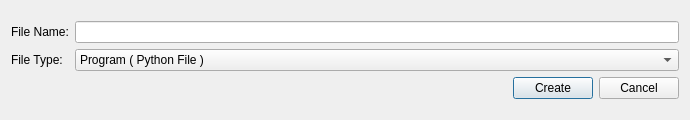
<?xml version="1.0" encoding="UTF-8"?>
<ui version="4.0">
 <class>NewFileDialog</class>
 <widget class="QDialog" name="NewFileDialog">
  <property name="geometry">
   <rect>
    <x>0</x>
    <y>0</y>
    <width>690</width>
    <height>120</height>
   </rect>
  </property>
  <property name="windowTitle">
   <string>New File</string>
  </property>
  <property name="styleSheet">
   <string notr="true"/>
  </property>
  <layout class="QGridLayout" name="gridLayout">
   <item row="0" column="0">
    <layout class="QVBoxLayout" name="verticalLayout_3">
     <item>
      <layout class="QHBoxLayout" name="horizontalLayout_2">
       <item>
        <layout class="QVBoxLayout" name="verticalLayout">
         <item>
          <widget class="QLabel" name="label">
           <property name="text">
            <string>File Name:</string>
           </property>
          </widget>
         </item>
         <item>
          <widget class="QLabel" name="label_2">
           <property name="text">
            <string>File Type:</string>
           </property>
          </widget>
         </item>
        </layout>
       </item>
       <item>
        <layout class="QVBoxLayout" name="verticalLayout_2">
         <item>
          <widget class="QLineEdit" name="fileName"/>
         </item>
         <item>
          <widget class="QComboBox" name="fileTypeComboBox">
           <item>
            <property name="text">
             <string>Program ( Python File )</string>
            </property>
           </item>
          </widget>
         </item>
        </layout>
       </item>
      </layout>
     </item>
     <item>
      <layout class="QHBoxLayout" name="horizontalLayout">
       <item>
        <spacer name="horizontalSpacer">
         <property name="orientation">
          <enum>Qt::Horizontal</enum>
         </property>
         <property name="sizeHint" stdset="0">
          <size>
           <width>40</width>
           <height>20</height>
          </size>
         </property>
        </spacer>
       </item>
       <item>
        <widget class="QPushButton" name="createButton">
         <property name="text">
          <string>Create</string>
         </property>
        </widget>
       </item>
       <item>
        <widget class="QPushButton" name="cancelButton">
         <property name="text">
          <string>Cancel</string>
         </property>
        </widget>
       </item>
      </layout>
     </item>
    </layout>
   </item>
  </layout>
 </widget>
 <resources/>
 <connections/>
</ui>
